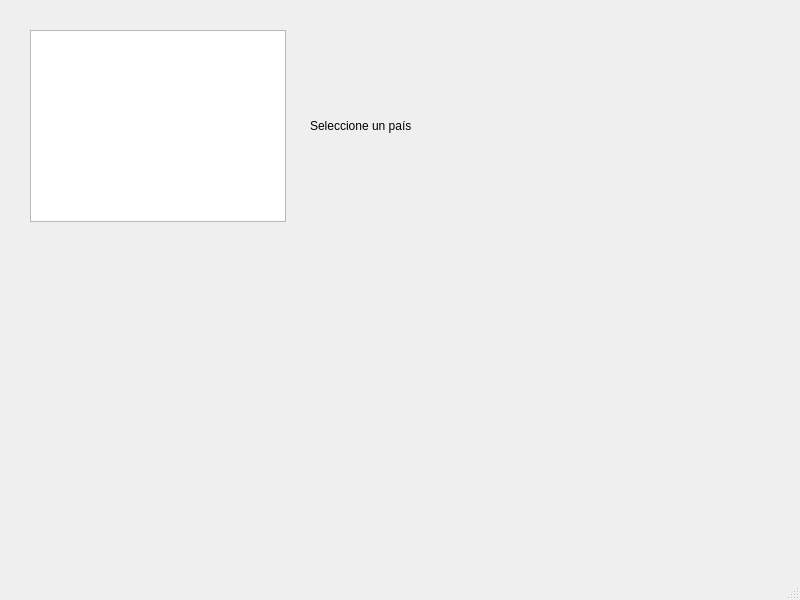
<?xml version="1.0" encoding="UTF-8"?>
<ui version="4.0">
 <class>MainWindow</class>
 <widget class="QMainWindow" name="MainWindow">
  <property name="geometry">
   <rect>
    <x>0</x>
    <y>0</y>
    <width>800</width>
    <height>600</height>
   </rect>
  </property>
  <property name="windowTitle">
   <string>MainWindow</string>
  </property>
  <widget class="QWidget" name="centralwidget">
   <widget class="QListWidget" name="countriesListWidget">
    <property name="geometry">
     <rect>
      <x>30</x>
      <y>30</y>
      <width>256</width>
      <height>192</height>
     </rect>
    </property>
   </widget>
   <widget class="QLabel" name="infoLabel">
    <property name="geometry">
     <rect>
      <x>310</x>
      <y>50</y>
      <width>111</width>
      <height>151</height>
     </rect>
    </property>
    <property name="text">
     <string>Seleccione un país</string>
    </property>
   </widget>
  </widget>
  <widget class="QMenuBar" name="menubar">
   <property name="geometry">
    <rect>
     <x>0</x>
     <y>0</y>
     <width>800</width>
     <height>30</height>
    </rect>
   </property>
  </widget>
  <widget class="QStatusBar" name="statusbar"/>
 </widget>
 <resources/>
 <connections/>
</ui>
